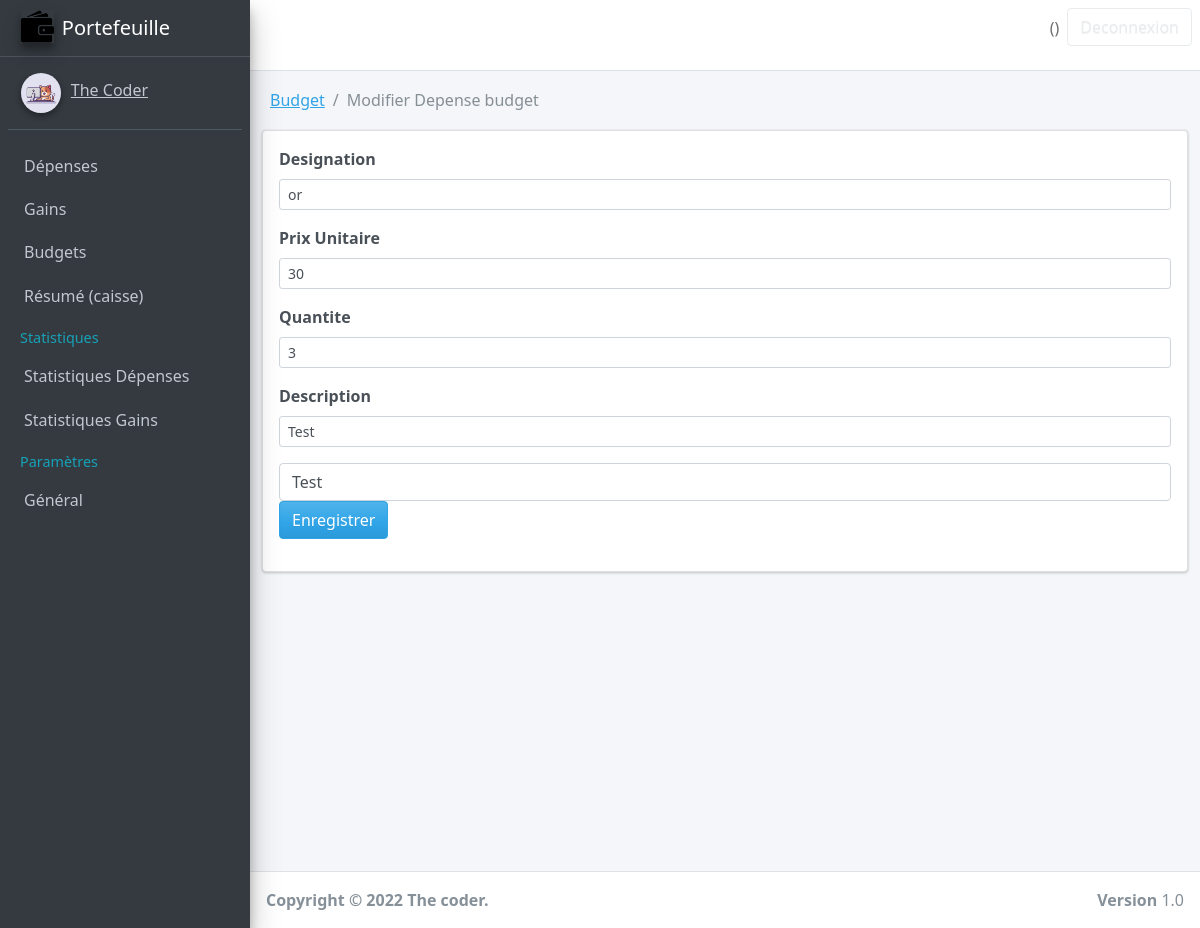
Screenshot of /budgets/edit-budget-element/6 with the database file from the repository.
### Budget/models.py (models this page shows, shortened)
class Depense(models.Model):
    ACTIF = 'ACTIF'
    ACHEVE = 'ACHEVE'
    STATUS_CHOICES = [
        (ACTIF, 'Freshman'),
        (ACHEVE, 'Sophomore'),
    ]
    designation = models.TextField()
    prix_unitaire = models.TextField()
    quantite = models.IntegerField()
    description = models.TextField()
    owner = models.ForeignKey(to = User, on_delete = models.CASCADE)
    budget = models.ForeignKey(to = Budget, on_delete = models.CASCADE)
    total = models.TextField()
    status = models.CharField(max_length=6, choices=STATUS_CHOICES, default=ACTIF,)

### Budget/views.py (the view, shortened to what this page needs)
# urls.py: path('edit-budget-element/<int:id>', views.edit_element, name="edit-budget-element"),
def edit_element(request, id):
    depense =  Depense.objects.get(pk = id)
    budgets = Budget.objects.all()
    elt = Budget.objects.get(id = depense.budget.id)
    elt.total = int(elt.total) - int(depense.total)
    context = {
        'depense': depense,
        'values': depense,
        'budgets': budgets,
    }
    if request.method == "GET":
        return render(request, "Budget/edit-element.html", context)

### Budget/templates/Budget/edit-element.html (shortened to what this page needs)
{% extends 'base.html' %}
{% block 'content' %}
    <div class="container">
        <div class="content-header">
            <div class="row">
                <div class="col-md-9">
                    <nav aria-label="breadcrumb">
                        <ol class="breadcrumb">
                            <li class="breadcrumb-item"><a href="{% url 'budgets' %}">Budget</a></li>
                            <li class="breadcrumb-item active">Modifier Depense budget</li>
                        </ol>
                    </nav>
                </div>
            </div>
        </div>
        <div class="card">
            <div class="card-body">
                <form action="{% url 'edit-budget-element' depense.id %}" method="post">
                    <div class="form-group">
                        <label for="">Designation</label>
                        <input type="text" class="form-control form-control-sm" name="designation" value={{values.designation}}>
                    </div>
                    <div class="form-group">
                        <label for="">Prix Unitaire</label>
                        <input type="text" class="form-control form-control-sm" name="prix_unitaire" value={{values.prix_unitaire}}>
                    </div>
                    <div class="form-group">
                        <label for="">Quantite</label>
                        <input type="number" class="form-control form-control-sm" name="quantite" value={{values.quantite}}>
                    </div>
                    <div class="form-group">
                        <label for="">Description</label>
                        <input type="text" class="form-control form-control-sm" name="description" value={{values.description}} >
                    </div>
                    <select class="form-control" name="budget">
                        {% for budget in budgets %}
                            <option name="budget" value="{{budget.id}}">{{budget.titre}}</option>
                        {% endfor %}
                    </select>
                    <input type="submit" class="btn btn-primary btn-primary-sm" value="Enregistrer">
                </form>
            </div>
        </div>
    </div>
{% endblock 'content' %}

### rows the page displays
Depense: designation "or", prix_unitaire "30", quantite "3", description "Test"

### other values shown
form field budget "Test"
